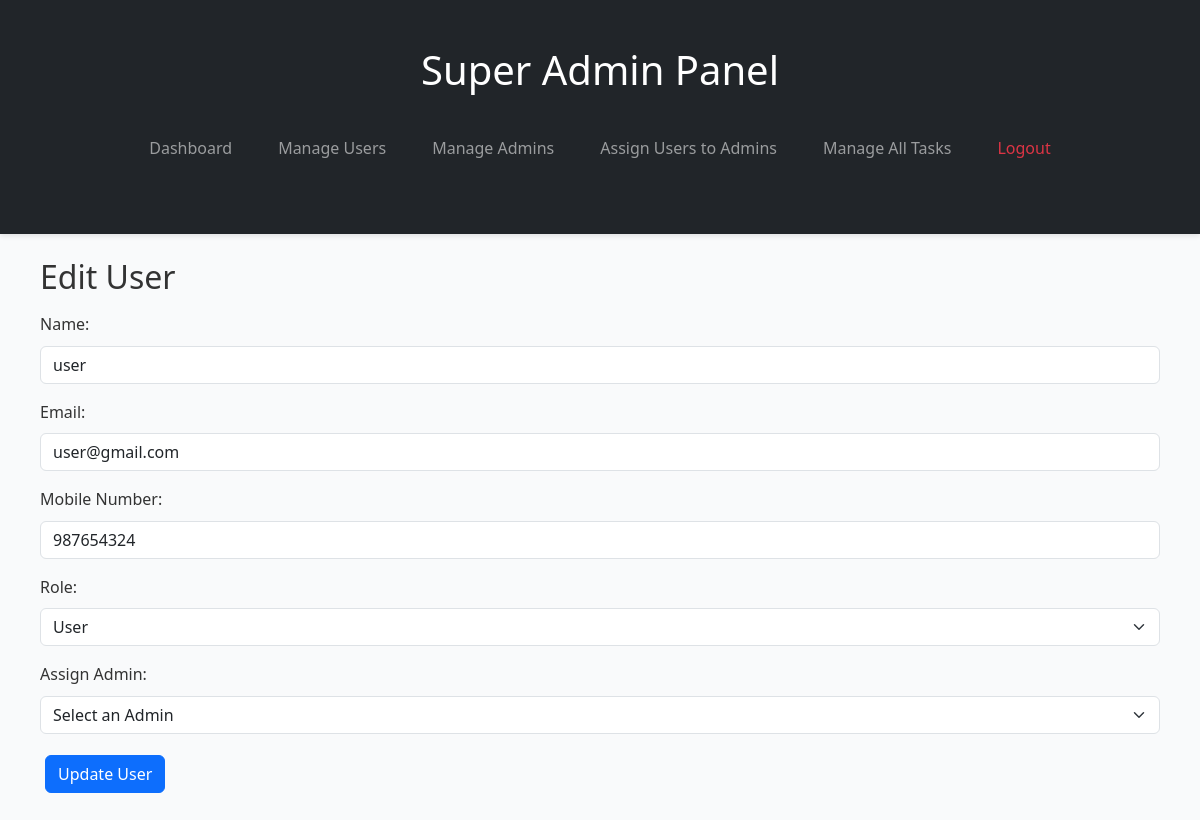
/admin-dashboards/superadmin/user/edit/2/ (signed in), run on the app's committed database.
### app/models.py (models this page shows, shortened)
class UserProfile(AbstractBaseUser, PermissionsMixin):
    ROLE_CHOICES = (
        ('superadmin', 'SuperAdmin'),
        ('admin', 'Admin'),
        ('user', 'User'),
    )
    email = models.EmailField(unique=True)
    name = models.CharField(max_length=100, blank=True, null=True)
    mobile_number = models.CharField(max_length=10, unique=True)
    role = models.CharField(max_length=20, choices=ROLE_CHOICES, default='user')
    is_active = models.BooleanField(default=True)
    is_staff = models.BooleanField(default=False)
    objects = UserManager()
    USERNAME_FIELD = "email"
    REQUIRED_FIELDS = ["mobile_number"]

### app/superadminviews.py (the view, shortened to what this page needs)
# urls.py: path("superadmin/user/edit/<int:user_id>/", edit_user, name="edit_user"),
@login_required
def edit_user(request, user_id):
    if request.user.role != "superadmin":
        return redirect("dashboard")
    user = UserProfile.objects.get(Q(id=user_id) & Q(role="user"))
    try:
        current_assignment = Adminusers.objects.get(user=user)
    except Adminusers.DoesNotExist:
        current_assignment = None
    admins = UserProfile.objects.filter(role="admin")
    return render(
        request,
        "superadmin/edituser.html",
        {
            "user": user,
            "admins": admins,
            "current_admin": current_assignment.admin.id if current_assignment else None,
        },
    )

### app/templates/superadmin/edituser.html (shortened to what this page needs)
{% extends 'superadmin/superadminbase.html' %}
{% block content %}
<div class="container mt-4">
    <h2 class="mb-3">Edit User</h2>
    <form method="post">
        <div class="mb-3">
            <label for="name" class="form-label">Name:</label>
            <input type="text" id="name" name="name" value="{{ user.name }}" class="form-control" required>
        </div>
        <div class="mb-3">
            <label for="email" class="form-label">Email:</label>
            <input type="email" id="email" name="email" value="{{ user.email }}" class="form-control" required>
        </div>
        <div class="mb-3">
            <label for="mobile_number" class="form-label">Mobile Number:</label>
            <input type="text" id="mobile_number" name="mobile_number" value="{{ user.mobile_number }}" class="form-control" required>
        </div>
        <div class="mb-3">
            <label for="role" class="form-label">Role:</label>
            <select name="role" id="role" class="form-select" required>
                <option value="user" {% if user.role == 'user' %}selected{% endif %}>User</option>
            </select>
        </div>
        <div class="mb-3">
            <label for="admin_id" class="form-label">Assign Admin:</label>
            <select name="admin_id" id="admin_id" class="form-select" required>
                <option value="">Select an Admin</option>
            </select>
        </div>
        <button type="submit" class="btn btn-primary">Update User</button>
    </form>
</div>
{% endblock %}

### app/static/css/style.css (style rules this page uses)
* { margin: 0; padding: 0; box-sizing: border-box; }
body { font-family: 'Segoe UI', Tahoma, Geneva, Verdana, sans-serif; background-color: #f9fafb; color: #333; line-height: 1.6; }
.container { max-width: 1200px; margin: 30px auto; padding: 0 20px; }
button { padding: 10px 16px; margin: 5px; border: none; border-radius: 6px; background-color: #3b82f6; color: white; font-weight: 500; cursor: pointer; transition: background-color 0.2s ease; }

### data on the page
UserProfile: name "user", email "user@gmail.com", mobile_number "987654324", role "User"
